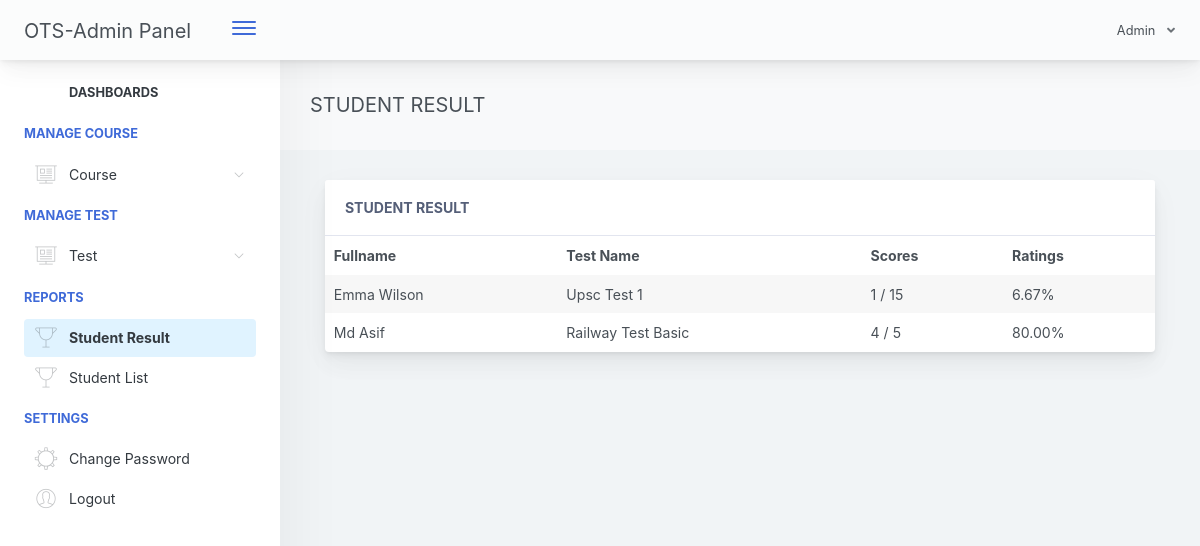
The app's page /admin/home.php?page=student-result (signed in) with its own data.
### tables this page shows
CREATE TABLE `test_attempt` (
  `testat_id` int(11) NOT NULL,
  `student_id` int(11) NOT NULL,
  `test_id` int(11) NOT NULL,
  `testat_status` varchar(1000) NOT NULL DEFAULT 'used'
);

CREATE TABLE `student_tbl` (
  `student_id` int(11) NOT NULL,
  `student_firstname` varchar(1000) NOT NULL,
  `student_lastname` varchar(250) NOT NULL,
  `student_mobile` varchar(15) NOT NULL,
  `student_course` varchar(1000) NOT NULL,
  `student_gender` varchar(1000) NOT NULL,
  `student_birthdate` varchar(1000) NOT NULL,
  `student_email` varchar(1000) NOT NULL,
  `student_password` varchar(1000) NOT NULL,
  `student_address` text NOT NULL,
  `student_pincode` varchar(15) NOT NULL,
  `student_username` varchar(250) NOT NULL,
  `student_country` varchar(100) NOT NULL
);

CREATE TABLE `test_tbl` (
  `test_id` int(11) NOT NULL,
  `cou_id` int(11) NOT NULL,
  `test_title` varchar(1000) NOT NULL,
  `test_time_limit` varchar(1000) NOT NULL,
  `test_questlimit_display` int(11) NOT NULL,
  `test_description` varchar(1000) NOT NULL,
  `test_created` timestamp NOT NULL DEFAULT current_timestamp() ON UPDATE current_timestamp()
);

### admin/pages/student-result.php (shortened to what this page needs)
<link rel="stylesheet" type="text/css" href="css/mycss.css">
<div class="app-main__outer">
    <div class="app-main__inner">
        <div class="app-page-title">
            <div class="page-title-wrapper">
                <div class="page-title-heading">
                    <div>STUDENT RESULT</div>
                </div>
            </div>
        </div>
        <div class="col-md-12">
            <div class="main-card mb-3 card">
                <div class="card-header">Student Result
                </div>
                <div class="table-responsive">
                    <table class="align-middle mb-0 table table-borderless table-striped table-hover text-nowrap" id="tableList">
                        <thead>
                            <tr>
                                <th>Fullname</th>
                                <th>Test Name</th>
                                <th>Scores</th>
                                <th>Ratings</th>
                            </tr>
                        </thead>
                        <tbody>
                            <?php
                            $selExmne = $dbh->query("SELECT * FROM student_tbl et INNER JOIN test_attempt ea ON et.student_id = ea.student_id ORDER BY ea.testat_id DESC ");
                            if ($selExmne->rowCount() > 0) {
                                while ($selExmneRow = $selExmne->fetch(PDO::FETCH_ASSOC)) { ?>
                                    <tr>
                                        <td>
                                            <?php
                                            $fname = $selExmneRow['student_firstname'] . " " . $selExmneRow['student_lastname'];
                                            echo $fname;
                                            ?>
                                        </td>
                                        <td>
                                            <?php
                                            $eid = $selExmneRow['student_id'];
                                            $selExName = $dbh->query("SELECT * FROM test_tbl et INNER JOIN test_attempt ea ON et.test_id=ea.test_id WHERE  ea.student_id='$eid' ")->fetch(PDO::FETCH_ASSOC);
                                            $test_id = $selExName['test_id'];
                                            echo $selExName['test_title'];
                                            ?>
                                        </td>
                                        <td>
                                            <?php
                                            $selScore = $dbh->query("SELECT * FROM test_question_tbl eqt INNER JOIN test_answers ea ON eqt.tqt_id = ea.quest_id AND eqt.test_answer = ea.testans_answer  WHERE ea.student_id='$eid' AND ea.test_id='$test_id' AND ea.testans_status='new' ");
                                            ?>
                                            <span>
                                                <?php echo $selScore->rowCount(); ?>
                                                <?php
                                                $over = $selExName['test_questlimit_display'];
                                                ?>
                                            </span> /
                                            <?php echo $over; ?>
                                        </td>
                                        <td>
                                            <?php
                                            $selScore = $dbh->query("SELECT * FROM test_question_tbl eqt INNER JOIN test_answers ea ON eqt.tqt_id = ea.quest_id AND eqt.test_answer = ea.testans_answer  WHERE ea.student_id='$eid' AND ea.test_id='$test_id' AND ea.testans_status='new' ");
                                            ?>
                                            <span>
                                                <?php
                                                $score = $selScore->rowCount();
                                                $ans = $score / $over * 100;
                                                echo number_format($ans, 2);
                                                echo "%";
                                                ?>
                                            </span>
                                        </td>
                                    </tr>
                                <?php }
                            }
                            ?>
                        </tbody>
                    </table>
                </div>
            </div>
        </div>
    </div>

### records on screen
test_attempt: student.student_lastname "Emma Wilson", test.test_title "Upsc Test 1", rowCount "1", test.test_questlimit_display "15", test.test_questlimit_display "6.67"
test_attempt: student.student_lastname "Md Asif", test.test_title "Railway Test Basic", rowCount "4", test.test_questlimit_display "5", test.test_questlimit_display "80.00"
